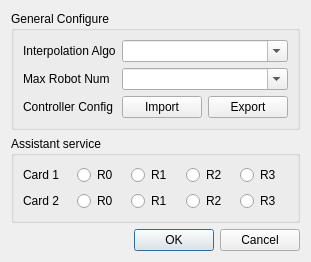
<?xml version="1.0" encoding="UTF-8"?>
<ui version="4.0">
 <class>AdvanceConfigWindow</class>
 <widget class="QDialog" name="AdvanceConfigWindow">
  <property name="geometry">
   <rect>
    <x>0</x>
    <y>0</y>
    <width>227</width>
    <height>176</height>
   </rect>
  </property>
  <property name="windowTitle">
   <string>Dialog</string>
  </property>
  <layout class="QGridLayout" name="gridLayout_2">
   <item row="2" column="0">
    <widget class="QDialogButtonBox" name="buttonBox">
     <property name="orientation">
      <enum>Qt::Horizontal</enum>
     </property>
     <property name="standardButtons">
      <set>QDialogButtonBox::Cancel|QDialogButtonBox::Ok</set>
     </property>
    </widget>
   </item>
   <item row="0" column="0">
    <widget class="QGroupBox" name="groupBox">
     <property name="title">
      <string>General Configure</string>
     </property>
     <layout class="QGridLayout" name="gridLayout_3">
      <item row="2" column="0">
       <widget class="QLabel" name="label_3">
        <property name="text">
         <string>Controller Config</string>
        </property>
       </widget>
      </item>
      <item row="2" column="2">
       <widget class="QPushButton" name="pushButton_2">
        <property name="text">
         <string>Export</string>
        </property>
       </widget>
      </item>
      <item row="2" column="1">
       <widget class="QPushButton" name="pushButton">
        <property name="text">
         <string>Import</string>
        </property>
       </widget>
      </item>
      <item row="0" column="1" colspan="2">
       <widget class="QComboBox" name="comboBox">
        <property name="editable">
         <bool>true</bool>
        </property>
       </widget>
      </item>
      <item row="1" column="1" colspan="2">
       <widget class="QComboBox" name="comboBox_2">
        <property name="editable">
         <bool>true</bool>
        </property>
       </widget>
      </item>
      <item row="0" column="0">
       <widget class="QLabel" name="label">
        <property name="text">
         <string>Interpolation Algo</string>
        </property>
       </widget>
      </item>
      <item row="1" column="0">
       <widget class="QLabel" name="label_2">
        <property name="text">
         <string>Max Robot Num</string>
        </property>
       </widget>
      </item>
     </layout>
    </widget>
   </item>
   <item row="1" column="0">
    <widget class="QGroupBox" name="groupBox_2">
     <property name="title">
      <string>Assistant service</string>
     </property>
     <layout class="QGridLayout" name="gridLayout">
      <item row="0" column="2">
       <widget class="QRadioButton" name="radioButton_3">
        <property name="text">
         <string>R1</string>
        </property>
       </widget>
      </item>
      <item row="2" column="0">
       <widget class="QLabel" name="label_5">
        <property name="text">
         <string>Card 2</string>
        </property>
       </widget>
      </item>
      <item row="2" column="1">
       <widget class="QRadioButton" name="radioButton_2">
        <property name="text">
         <string>R0</string>
        </property>
       </widget>
      </item>
      <item row="2" column="2">
       <widget class="QRadioButton" name="radioButton_4">
        <property name="text">
         <string>R1</string>
        </property>
       </widget>
      </item>
      <item row="2" column="3">
       <widget class="QRadioButton" name="radioButton_6">
        <property name="text">
         <string>R2</string>
        </property>
       </widget>
      </item>
      <item row="0" column="1">
       <widget class="QRadioButton" name="radioButton">
        <property name="text">
         <string>R0</string>
        </property>
       </widget>
      </item>
      <item row="0" column="0">
       <widget class="QLabel" name="label_4">
        <property name="text">
         <string>Card 1</string>
        </property>
       </widget>
      </item>
      <item row="0" column="3">
       <widget class="QRadioButton" name="radioButton_5">
        <property name="text">
         <string>R2</string>
        </property>
       </widget>
      </item>
      <item row="2" column="4">
       <widget class="QRadioButton" name="radioButton_8">
        <property name="text">
         <string>R3</string>
        </property>
       </widget>
      </item>
      <item row="0" column="4">
       <widget class="QRadioButton" name="radioButton_7">
        <property name="text">
         <string>R3</string>
        </property>
       </widget>
      </item>
     </layout>
    </widget>
   </item>
  </layout>
 </widget>
 <resources/>
 <connections/>
</ui>
